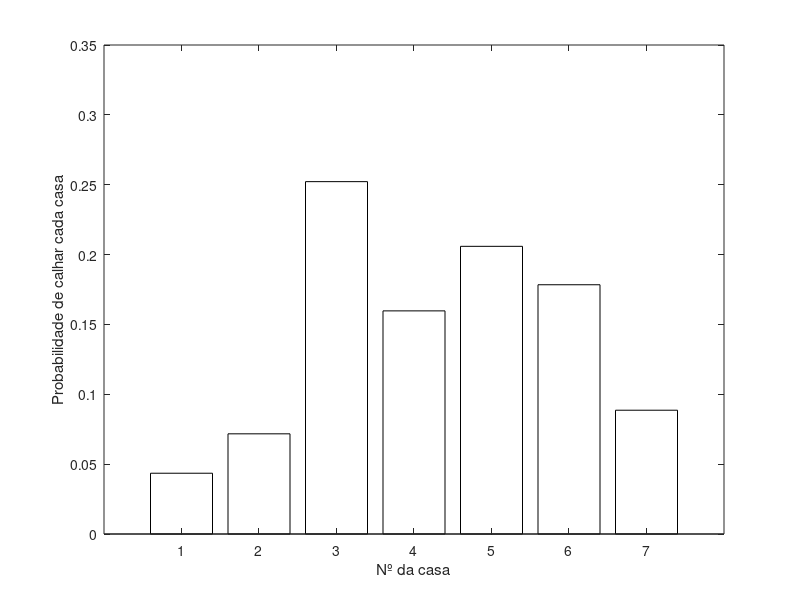
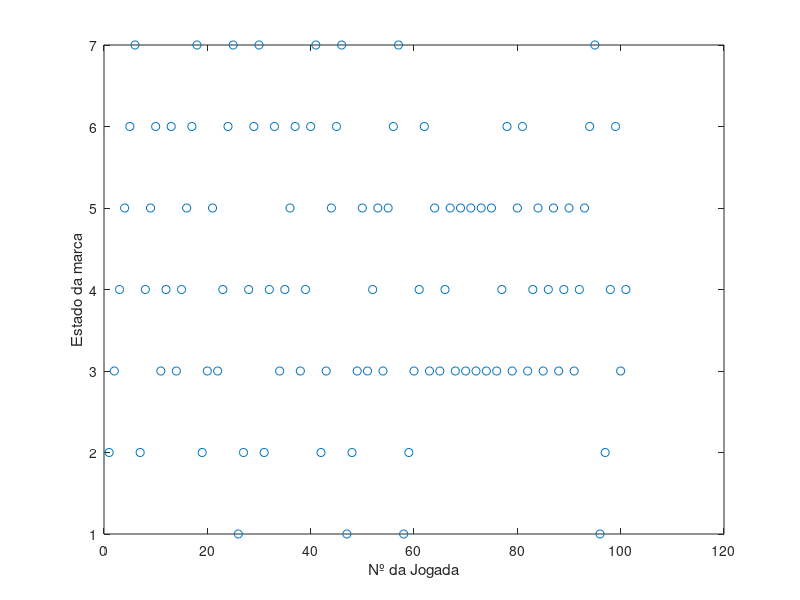
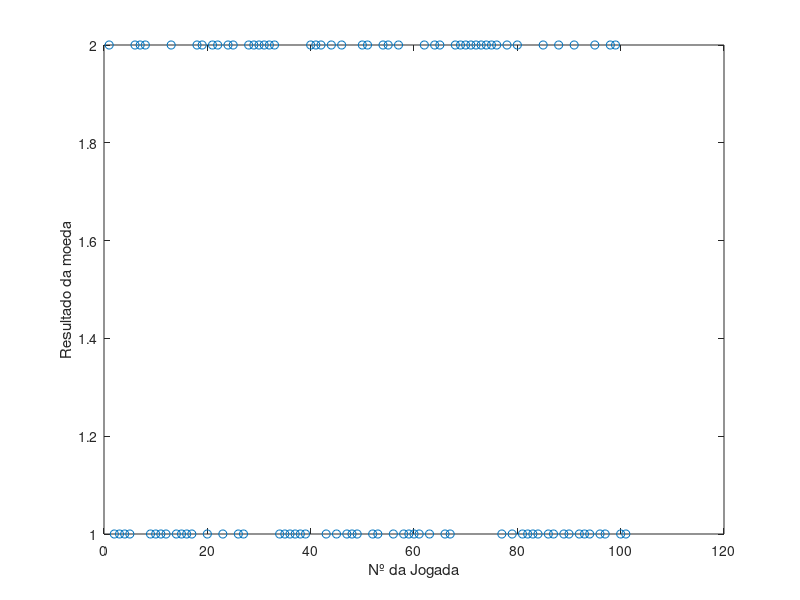

The MATLAB script that drew these images, in order: (Note: this script raises an error after producing the figures.)
close all;
Njogadas=100;
NMC=100; %Número de runs
Ndiscard=0;
Ncasas=7;
z = zeros(NMC,Ncasas); %número de estados do jogo, que indica o número de vezes que se caiu em cada casa
y = zeros(1,Njogadas); % dimensão igual ao número de jogadas em cada run de Monte Carlo, que indica as casas em que se caiu em cada jogada
Aluguer = [10,10,0,15,20,25,35];
estados = [2,3,4,5,6,3,1;
           3,4,5,6,3,7,2]; %representação da máquina de estados a posição estados(1,1) representa a casa onde se vai para caso estejamos na casa 1 e calhe cara
Lucro_av = zeros(1,Ncasas);
coinflips = zeros(1,Njogadas);
zfreq = zeros(1,Ncasas);
%rand('state',0)
espera = 0;
first = 1;
hh = waitbar(espera,"Doing stuff");


for i=1:1:NMC
    x = 0; %variável escalar que indica o número do estado em que a marca do jogador está em cada instante;
    espera = espera + 1/NMC;
    waitbar(espera,hh,"Doing stuff");
    for k=1:1:Njogadas+1 % a inicial n conta para o nº de jogadas         
        avanca = randi([1 2]); % lançamento da moeda
        coinflips(k)=avanca;
        if x == 0              % no inicio está "fora do tabuleiro"
            x = avanca;        % ou vai para o 1 ou para o 2
        else    
            x = estados(avanca,x);  % avança segundo o diagrama
        end
        y(k) = x;
        if k > Ndiscard+1    
            z(i,x) = z(i,x)+1;
        end
    end 
    if first == 1
        figure(10)
        plot(1:1:Njogadas+1, y, 'o')
        xlabel('Nº da Jogada')
        ylabel('Estado da marca')
        figure(11)
        plot(1:1:Njogadas+1, coinflips, 'o')
        xlabel('Nº da Jogada')
        ylabel('Resultado da moeda')
        first = 0;
    end
end
for i=1:1:Ncasas
    zfreq(i) = sum(z(:,i))/((Njogadas-Ndiscard)*NMC);
    Lucro_av(i) = Aluguer(i) * zfreq(i);
end
figure(1)
b = bar(1:7, zfreq(1,:),'FaceColor','flat');
xlabel('Nº da casa')
ylabel('Probabilidade de calhar cada casa')
b.CData(1:3,:)=[0, 0.4470 ,0.7410 ;0.8500, 0.3250, 0.0980;0.9290, 0.6940, 0.1250];
b.CData(4:6,:)=[0, 0.4470 ,0.7410 ;0.8500, 0.3250, 0.0980;0.9290, 0.6940, 0.1250];

figure(2)
b1 = bar(1:7, Lucro_av(1,:),'FaceColor','flat');
xlabel('Nº da casa')
ylabel('Lucro médio de cada casa[€/Jogada]')

b1.CData(1:3,:)=[0, 0.4470 ,0.7410 ;0.8500, 0.3250, 0.0980;0.9290, 0.6940, 0.1250];
b1.CData(4:6,:)=[0, 0.4470 ,0.7410 ;0.8500, 0.3250, 0.0980;0.9290, 0.6940, 0.1250];
close(hh)
